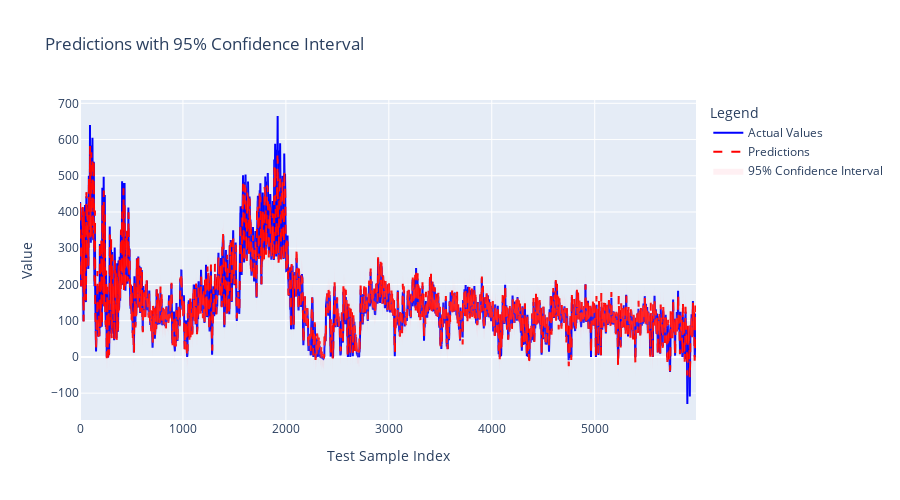

The notebook cell saved with this chart:
### Markdown cell above
## 4) When can we trust this model?

- a) We can find confidence interval for every predictions using the model

- b) We pair plot the error prediction and the derivative of every features to see in which context errors are most likely to happend

### Code cell
import numpy as np
from scipy.stats import norm
import plotly.graph_objects as go

# Predict the decision margins (assume `model` is trained)
y_pred_margin = model.predict(X_test, output_margin=True)

# Calculate confidence intervals
alpha = 0.05  # 95% confidence level
z = norm.ppf(1 - alpha / 2)  # Critical z-value for a 95% confidence level

# Calculate the standard deviation of residuals
residuals = y_test - y_pred
std_residuals = np.std(residuals)

# Compute confidence intervals
lower_bound = y_pred - z * std_residuals
upper_bound = y_pred + z * std_residuals

# Plot with Plotly
fig = go.Figure()

# Add the actual values line
fig.add_trace(go.Scatter(
    x=list(range(len(y_test))),
    y=y_test,
    mode='lines',
    name='Actual Values',
    line=dict(color='blue')
))

# Add the predicted values line
fig.add_trace(go.Scatter(
    x=list(range(len(y_pred))),
    y=y_pred,
    mode='lines',
    name='Predictions',
    line=dict(color='red', dash='dash')
))

# Add the pink confidence interval shading
fig.add_trace(go.Scatter(
    x=list(range(len(y_pred))) + list(range(len(y_pred))[::-1]),
    y=np.concatenate([upper_bound, lower_bound[::-1]]),
    fill='toself',
    fillcolor='rgba(255, 182, 193, 0.2)',  # Light pink color
    line=dict(color='rgba(255,255,255,0)'),
    hoverinfo="skip",
    showlegend=True,
    name='95% Confidence Interval'
))

# Update layout
fig.update_layout(
    title="Predictions with 95% Confidence Interval",
    xaxis_title="Test Sample Index",
    yaxis_title="Value",
    legend_title="Legend",
    height=500
)

fig.show()

### Figure 1 — Plotly figure (JSON) as saved in the notebook; plotly's stock layout.template omitted (floating-point values rounded to 4 significant figures; data arrays with more than 128 entries replaced by an {"elided": "..."} marker saying what was removed)
{"data": [{"line": {"color": "blue"}, "mode": "lines", "name": "Actual Values", "type": "scatter", "x": {"elided": "5985 int values"}, "y": {"elided": "5985 float values"}}, {"line": {"color": "red", "dash": "dash"}, "mode": "lines", "name": "Predictions", "type": "scatter", "x": {"elided": "5985 int values"}, "y": {"elided": "5985 float values"}}, {"fill": "toself", "fillcolor": "rgba(255, 182, 193, 0.2)", "hoverinfo": "skip", "line": {"color": "rgba(255,255,255,0)"}, "name": "95% Confidence Interval", "showlegend": true, "type": "scatter", "x": {"elided": "11970 int values"}, "y": {"elided": "11970 float values"}}], "layout": {"height": 500, "legend": {"title": {"text": "Legend"}}, "title": {"text": "Predictions with 95% Confidence Interval"}, "xaxis": {"title": {"text": "Test Sample Index"}}, "yaxis": {"title": {"text": "Value"}}}}
